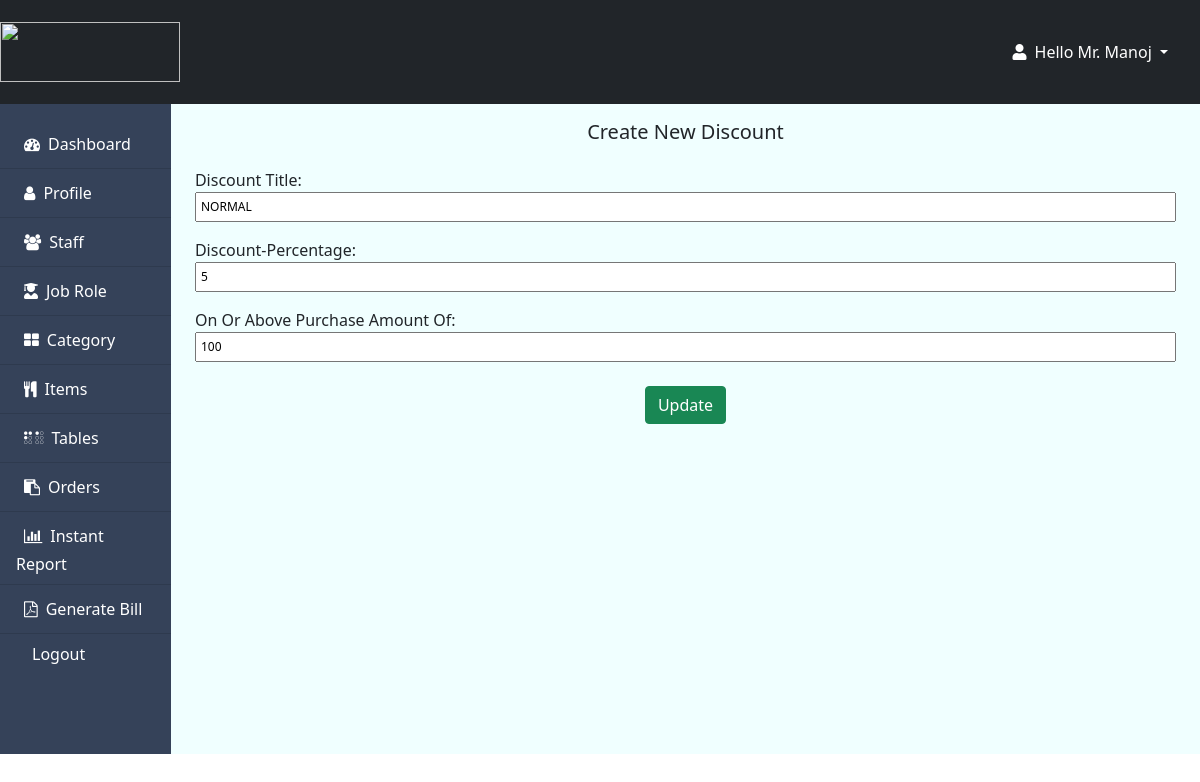
Page /updatediscount.php?id=1 (signed in) on the committed database.
### tables this page shows
CREATE TABLE IF NOT EXISTS `rms_admin` (
  `id` int(10) NOT NULL AUTO_INCREMENT,
  `name` varchar(30) NOT NULL,
  `email` varchar(30) NOT NULL,
  `mobile_no` int(13) NOT NULL,
  `gender` varchar(30) NOT NULL,
  `address` varchar(100) NOT NULL,
  `password` varchar(200) NOT NULL,
  PRIMARY KEY (`id`),
  UNIQUE KEY `email` (`email`)
);

CREATE TABLE IF NOT EXISTS `rms_discount` (
  `id` int(30) NOT NULL AUTO_INCREMENT,
  `percentage` float NOT NULL,
  `name` varchar(30) NOT NULL,
  `purchese amount` float NOT NULL,
  `manage by` int(11) NOT NULL,
  PRIMARY KEY (`id`),
  UNIQUE KEY `name` (`name`),
  KEY `fk_admin_discount` (`manage by`)
);

### updatediscount.php (the view, shortened to what this page needs)
<!DOCTYPE html>
<?php
include "rmsdbcon.php";
if (isset($_SESSION["admin"])) {
    $user = $_SESSION["admin"];
    $r = mysqli_query($con, "SELECT * FROM `rms_admin` WHERE `id`='$user'");
    $row = mysqli_fetch_array($r);
    $i = $row["name"];
}else{
    header("location:rmslogout.php");
}
$result = mysqli_query($con, "SELECT * FROM `rms_discount` WHERE id ='" . $_GET["id"] . "'");
$row = mysqli_fetch_array($result);
?>
<html lang="en">
<head>
    <link href="https://cdn.jsdelivr.net/npm/bootstrap@5.1.3/dist/css/bootstrap.min.css" rel="stylesheet">
    <link rel="stylesheet" href="https://cdnjs.cloudflare.com/ajax/libs/font-awesome/5.15.3/css/all.min.css" />
    <link rel="stylesheet" href="https://cdnjs.cloudflare.com/ajax/libs/font-awesome/4.7.0/css/font-awesome.min.css">
</head>
<body>
    <header>
        <nav class="navbar navbar-light bg-dark">
            <a class="navbar-brand" href="#">
                <img src="images/food-mania-logo.png" width="180" height="60" class="d-inline-block align-top" alt="">
            </a>
            <div id="page-content-wrapper">
                <nav class="navbar navbar-expand-lg navbar-light bg-transparent py-4 px-4">
                    <div class="collapse navbar-collapse" id="navbarSupportedContent">
                        <ul class="navbar-nav ms-auto mb-2 mb-lg-0">
                            <li class="nav-item dropdown">
                                <a class="nav-link dropdown-toggle second-text text-white" href="#" id="navbarDropdown" role="button" data-bs-toggle="dropdown" aria-expanded="false">
                                    <i class="fas fa-user me-2"></i><?php echo "Hello " . $i; ?>
                                </a>
                            </li>
                        </ul>
                    </div>
                </nav>
            </div>
        </nav>
    </header>
    <div style="background-color: azure; height: 650px;" class="d-flex" id="wrapper">
        <div style="background-color: #354259; width: 200px;" class="" id="sidebar-wrapper">
            <div class="list-group list-group-flush my-3 ">
                <a href="index.php" class="list-group-item list-group-item-action bg-transparent text-white second-text ">
                    <i class="fa fa-tachometer p-2" aria-hidden="true"></i>Dashboard</a>
                <a href="admindetails.php" class="list-group-item list-group-item-action bg-transparent text-white second-text ">
                    <i class="fa fa-user p-2" aria-hidden="true"></i>Profile</a>
                <a href="displaystaff.php" class="list-group-item list-group-item-action bg-transparent text-white second-text">
                    <i class="fa fa-users p-2" aria-hidden="true"></i>Staff</a>
                    <a href="displayjobrole.php" class="list-group-item list-group-item-action bg-transparent text-white second-text ">
                    <i class="fas fa-user-graduate p-2" aria-hidden="true"></i>Job Role</a>
                <a href="displayitemcatagory.php" class="list-group-item list-group-item-action bg-transparent text-white second-text ">
                    <i class="fa fa-th-large p-2" aria-hidden="true"></i>Category</a>
                <a href="menu.php" class="list-group-item list-group-item-action bg-transparent text-white second-text ">
                    <i class="fa fa-cutlery p-2" aria-hidden="true"></i>Items</a>
                <a href="rmsmanagetable.php" class="list-group-item list-group-item-action bg-transparent text-white second-text">
                    <i class="fa fa-braille p-2" aria-hidden="true"></i>Tables</a>
                <a href="displaytodaysorder.php" class="list-group-item list-group-item-action bg-transparent text-white second-text ">
                    <i class="fa fa-clipboard p-2" aria-hidden="true"></i>Orders</a>
                    <a href="dailyreport.php" class="list-group-item list-group-item-action bg-transparent text-white second-text ">
                    <i class="fa fa-bar-chart p-2" aria-hidden="true"></i>Instant Report</a>
                <a href="billgenerate.php" class="list-group-item list-group-item-action bg-transparent text-white second-text ">
                    <i class="fa fa-file-pdf-o p-2" aria-hidden="true"></i>Generate Bill</a>
                <a href="rmslogout.php" class="list-group-item list-group-item-action bg-transparent text-white second-text ">
                <i class="fa fa-logout p-2" aria-hidden="true"></i>Logout</a>
            </div>
        </div>
        <div class="container-fluid">
            <div class="container mt-3">
                <form action="" method="post">
                    <center>
                        <h5>Create New Discount</h5>
                    </center>
                    <div class="row">
                        <div class="form-group mt-3">
                            <label for="name" class="">Discount Title:</label>
                            <input style="font-size: 12px;" class="input-group input-group-sm p-1" type="text" name="r1" class="form-control" id="" required value="<?PHP echo $row["name"]; ?>">
                        </div><br>
                        <div class="form-group mt-3">
                            <label for="percentage" class="">Discount-Percentage:</label>
                            <input style="font-size: 12px;" class="input-group input-group-sm p-1" type="number" name="r2" class="form-control" id="" required value="<?PHP echo $row["percentage"]; ?>">
                        </div>
                        <br>
                        <div class="form-group mt-3">
                            <label for="PA" class="">On Or Above Purchase Amount Of:</label>
                            <input style="font-size: 12px;" class="input-group input-group-sm p-1" type="number" name="r3" class="form-control" id="" required value="<?PHP echo $row["purchese amount"]; ?>">
                        </div>
                        <br>
                    </div>
                    <br>
                    <div class="row">
                        <center>
                            <p> <input type="submit" value="Update" name="submit" class="btn btn-success ml-3"> </p>
                        </center>
                    </div>
                </form>
            </div>
</div></div>
</body>
</html>

### rows in the picture
rms_admin: name "Mr. Manoj"
rms_discount: r1 "NORMAL", r2 "5", r3 "100"
